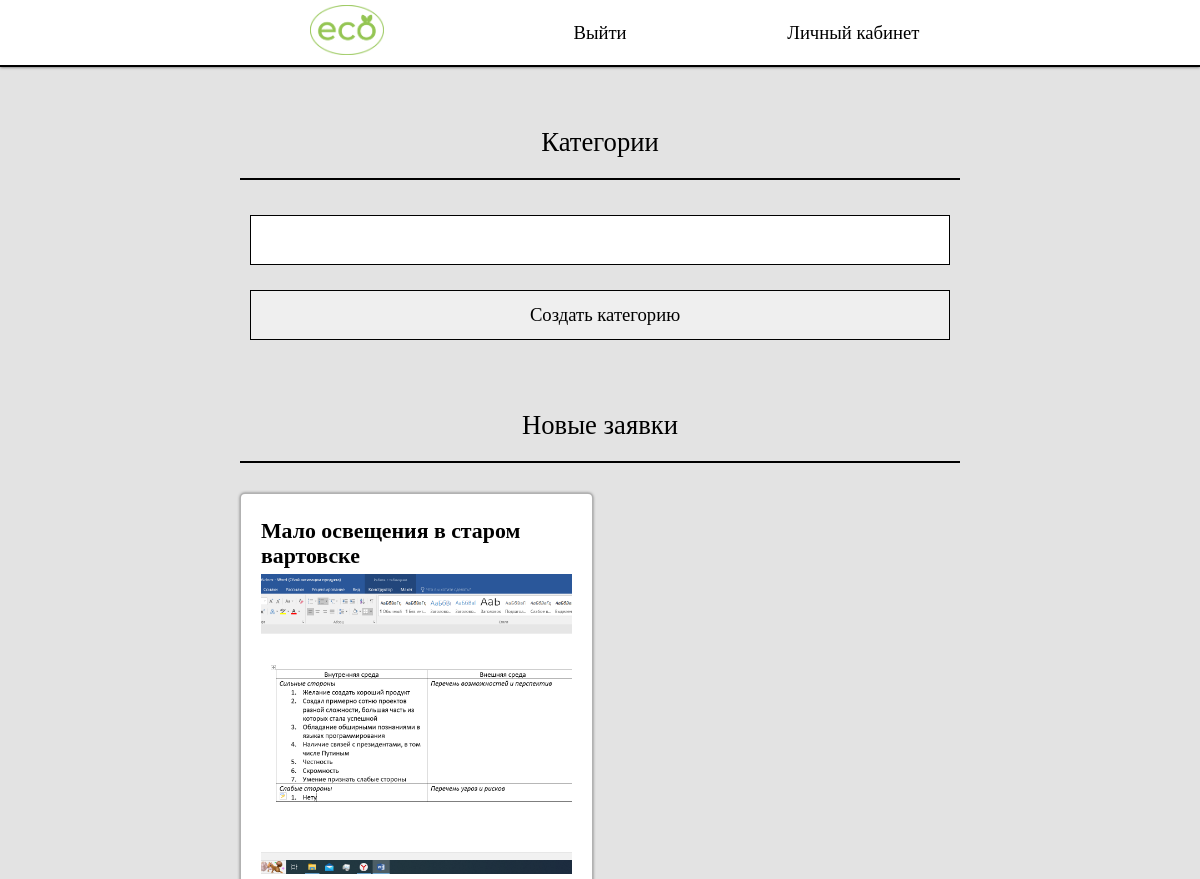
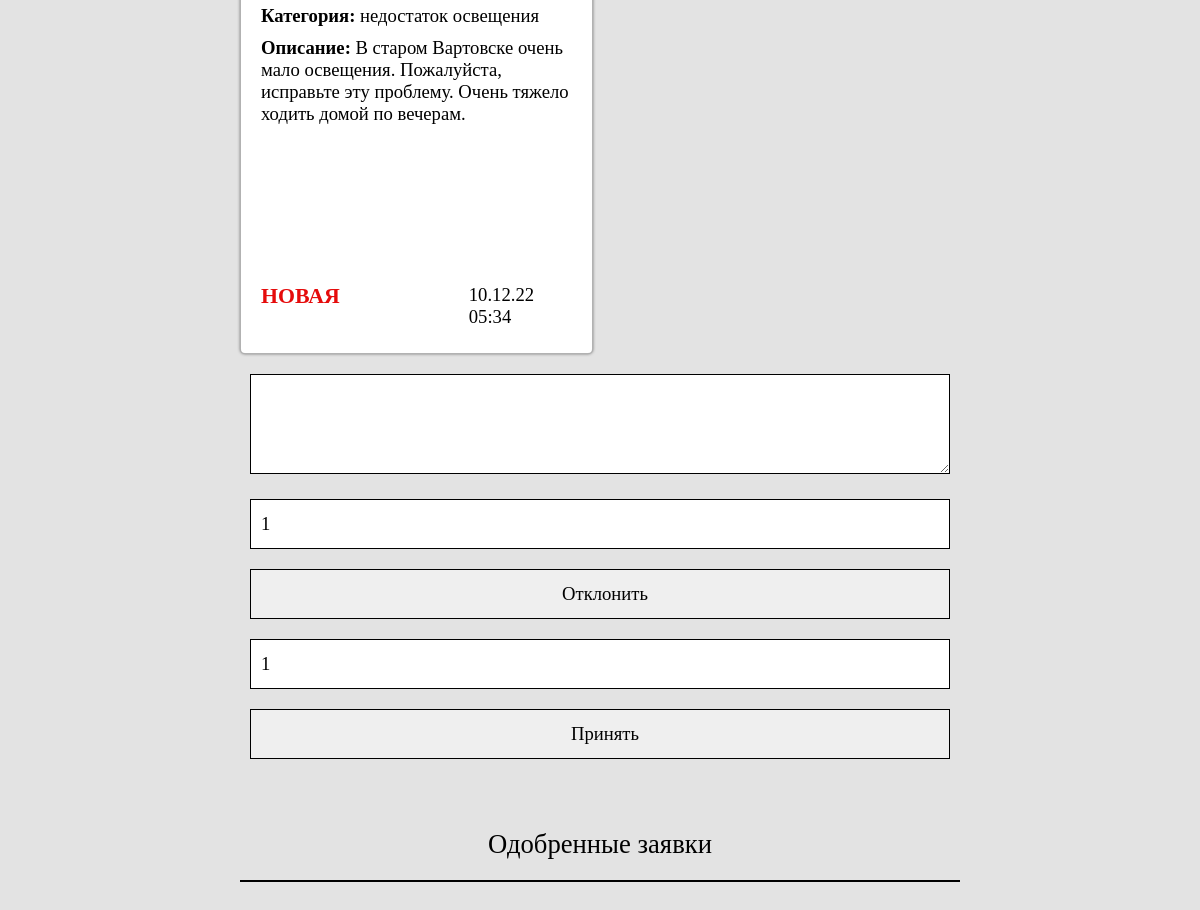
The app's page /profile (signed in) with its own data (2 pictures, top to bottom).
### app/models.py (models this page shows, shortened)
class Offer(UserMixin, db.Model):
    id = db.Column(db.Integer, primary_key=True)
    name = db.Column(db.String(64), index=True)
    description = db.Column(db.String(250))
    category = db.Column(db.String(64), index=True)
    photo = db.Column(db.String(128))
    user = db.Column(db.Integer, db.ForeignKey('user.id'))
    time = db.Column(db.DateTime, index=True)
    status = db.Column(db.String(10))
    reason = db.Column(db.String(120))

### app/routes.py (the view, shortened to what this page needs)
@app.route('/profile', methods=['GET', 'POST'])
@login_required
def profile():
    if current_user.username=="admin":
        form=CreateCategoryForm()
        if form.validate_on_submit():
            category=Category(name=form.name.data.lower())
            db.session.add(category)
            db.session.commit()
            flash('Категория создана')
            return redirect(url_for('profile'))
        offers=Offer.query.all()
    return render_template('profile.html', name='Профиль', form=form, offers=offers)

### app/forms.py
class CreateCategoryForm(FlaskForm):
    name =   StringField('name', validators=[DataRequired()])
    submit = SubmitField('Создать категорию', validators=[DataRequired()])

### app/models.py (called while the page is built)
@login.user_loader
def load_user(id):
    return User.query.get(int(id))

### app/routes.py (called while the page is built)
@app.before_request
def before_request():
    if current_user.is_authenticated:
        current_user.last_seen = datetime.utcnow()
        db.session.commit()

### app/templates/profile.html (shortened to what this page needs)
{% extends "base.html" %}
{% block content %}
    <main>
        <div class=content>
        {% if current_user.username=="admin" %}
        <main>
            <div class="content">
                <div class="head">Категории</div>
                <form id="" action="" method="post">
                    <p>
                        {{ form.name(size=32) }}
                    </p>
                    {{form.submit}}
                </form>
                <div class="head">Новые заявки</div>
                <div class="row">
                    {% for offer in offers %}
                        {% if offer.status=='новая' %}
                            {% include '_offer.html' %}
                        {% endif %}
                    {% endfor %}
                </div>
                <div class="head">Одобренные заявки</div>
                <p class="small"></p>
            </div>
        </main>
        {% endif %}
        </div>
    </main>
{% endblock %}

### app/templates/_offer.html
<div class="offer">
    <div class="col">
        <h3>{{ offer.name}}</h3>
        <img src="../static/user_images/{{offer.photo}}">
        <p><b>Категория:</b> {{ offer.category}}</p>
        {% if name=="Профиль" %}
            <p><b>Описание:</b> {{ offer.description}}</p>
        {% endif %}
        <div class="col-footer">
            <h3 class="of-status">{{ offer.status }}</h3>
            <p class="of-time">{{ offer.time.strftime('%d.%m.%y %H:%M')}}</p>
        </div>
    </div>
    {% if name=="Профиль"%}
        {% if current_user.username=="admin" %}
            {% if offer.status=="новая" %}
                <form action="/reject_offer" method="post">
                    <textarea name="reason" id="reason" cols="30" rows="10"></textarea>
                    <input type="number" name="id" class="id" value="{{offer.id}}">
                    <input type="submit" class='offer-submit' value="Отклонить">
                </form>
                <form action="/accept_offer" method="post">
                    <input type="number" name="id" class="id" value="{{offer.id}}">
                    <input type="submit" class='offer-submit' value="Принять">
                </form>
            {% endif %}
        {% else %}
            <a href="{{ url_for('delete_offer', id=offer.id  ) }}">Удалить заявку</a>
        {% endif %}
    {% endif %}
</div>

### app/static/css/style.css (style rules this page uses)
* { margin: 0px; padding: 0px; box-sizing: border-box; }
body { font-size: 14pt; background-color: #e3e3e3; font-family: Lagoda; }
img { max-width: 100; object-fit: cover; }
h1,h2,h3,h4,p { padding: 5px 0; }
p.small { font-size: 11pt; color: #444; }
div.content { max-width: 800px; padding: 0 20px; margin: 0 auto; }
div.head { padding: 20px 0; margin: 40px 0 20px; font-size: 20pt; text-align: center; border-bottom: solid 2px black; }
div.row { display: flex; flex-wrap: wrap; justify-content: space-between; }
div.col { position: relative; width: 49%; height: 740px; padding: 20px; margin: 10px 0; border-radius: 5px; background-color: white; border: solid 1px rgba(0,0,0,0.3); box-shadow: 0 0 3px rgba(0,0,0,0.5); }
div.col div.col-footer { width: 80%; position: absolute; bottom: 20px; display: flex; flex-direction: row; }
div.col div.col-footer p.of-time { margin-left: 46%; }
div.col img { width: 100%; height: 300px; }
div.col-footer h3 { color: rgb(229, 11, 11); text-transform: uppercase; }
div.col p { text-align: left; }
form { max-width: 700px; margin: 0 auto; text-align:center; }
form input, form select, form textarea, form button { width: 100%; margin: 10px 0; height: 50px; font-size: 14pt; padding-left: 10px; border: solid 1px black; font-family: Lagoda; }
form textarea { padding: 10px; height: 100px; }
main { margin-bottom: 40; }

### records on screen
Offer: name "Мало освещения в старом вартовске", photo (picture), category "недостаток освещения", description "В старом Вартовске очень мало освещения. Пожалуйста, исправьте эту проблему. Очень тяжело ходить домой по вечерам.", status "НОВАЯ", time "10.12.22 05:34", id "1"
